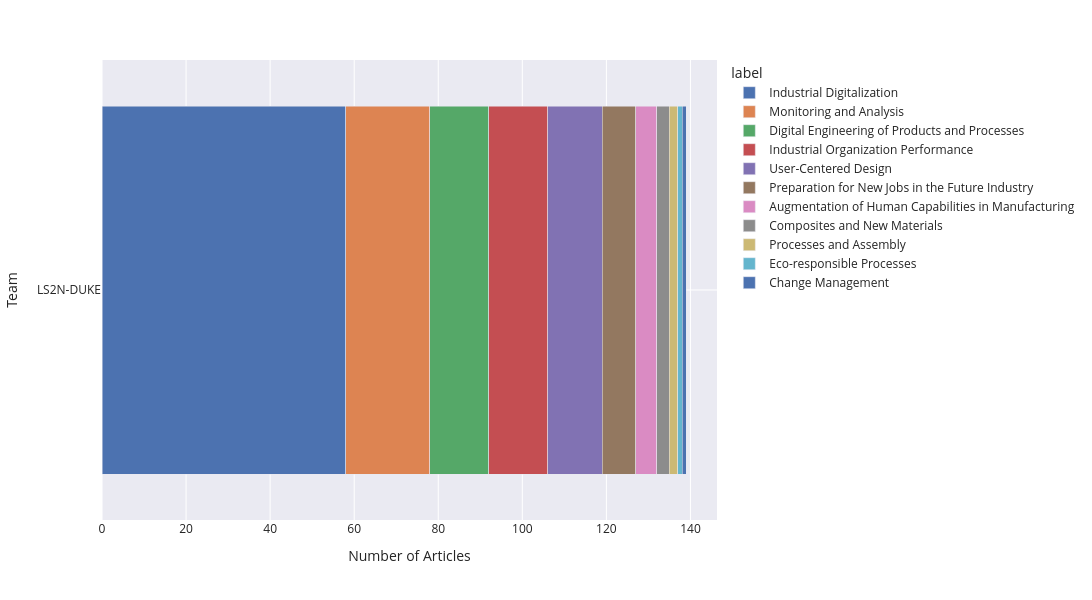

The notebook cell saved with this chart:
### Code cell
fig = px.bar(
    data_frame = teams_labels,
    x = "count",
    y = "team",
    color = "label",
    width = 1200,
    height = 600,
)
fig.update_layout(barmode='stack', yaxis={'categoryorder':'total ascending'})
fig.update_layout(xaxis_title = "Number of Articles", yaxis_title = "Team")
save_fig(fig, 'teams_by_sub_domain.svg')
show(fig)

### Figure 1 — Plotly figure (JSON) as saved in the notebook; plotly's stock layout.template omitted (floating-point values rounded to 4 significant figures)
{"data": [{"hovertemplate": "label=Industrial Digitalization<br>count=%{x}<br>team=%{y}<extra></extra>", "legendgroup": "Industrial Digitalization", "marker": {"color": "rgb(76,114,176)", "pattern": {"shape": ""}}, "name": "Industrial Digitalization", "orientation": "h", "showlegend": true, "textposition": "auto", "type": "bar", "x": [58], "xaxis": "x", "y": ["LS2N-DUKE"], "yaxis": "y"}, {"hovertemplate": "label=Monitoring and Analysis<br>count=%{x}<br>team=%{y}<extra></extra>", "legendgroup": "Monitoring and Analysis", "marker": {"color": "rgb(221,132,82)", "pattern": {"shape": ""}}, "name": "Monitoring and Analysis", "orientation": "h", "showlegend": true, "textposition": "auto", "type": "bar", "x": [20], "xaxis": "x", "y": ["LS2N-DUKE"], "yaxis": "y"}, {"hovertemplate": "label=Digital Engineering of Products and Processes<br>count=%{x}<br>team=%{y}<extra></extra>", "legendgroup": "Digital Engineering of Products and Processes", "marker": {"color": "rgb(85,168,104)", "pattern": {"shape": ""}}, "name": "Digital Engineering of Products and Processes", "orientation": "h", "showlegend": true, "textposition": "auto", "type": "bar", "x": [14], "xaxis": "x", "y": ["LS2N-DUKE"], "yaxis": "y"}, {"hovertemplate": "label=Industrial Organization Performance<br>count=%{x}<br>team=%{y}<extra></extra>", "legendgroup": "Industrial Organization Performance", "marker": {"color": "rgb(196,78,82)", "pattern": {"shape": ""}}, "name": "Industrial Organization Performance", "orientation": "h", "showlegend": true, "textposition": "auto", "type": "bar", "x": [14], "xaxis": "x", "y": ["LS2N-DUKE"], "yaxis": "y"}, {"hovertemplate": "label=User-Centered Design<br>count=%{x}<br>team=%{y}<extra></extra>", "legendgroup": "User-Centered Design", "marker": {"color": "rgb(129,114,179)", "pattern": {"shape": ""}}, "name": "User-Centered Design", "orientation": "h", "showlegend": true, "textposition": "auto", "type": "bar", "x": [13], "xaxis": "x", "y": ["LS2N-DUKE"], "yaxis": "y"}, {"hovertemplate": "label=Preparation for New Jobs in the Future Industry<br>count=%{x}<br>team=%{y}<extra></extra>", "legendgroup": "Preparation for New Jobs in the Future Industry", "marker": {"color": "rgb(147,120,96)", "pattern": {"shape": ""}}, "name": "Preparation for New Jobs in the Future Industry", "orientation": "h", "showlegend": true, "textposition": "auto", "type": "bar", "x": [8], "xaxis": "x", "y": ["LS2N-DUKE"], "yaxis": "y"}, {"hovertemplate": "label=Augmentation of Human Capabilities in Manufacturing<br>count=%{x}<br>team=%{y}<extra></extra>", "legendgroup": "Augmentation of Human Capabilities in Manufacturing", "marker": {"color": "rgb(218,139,195)", "pattern": {"shape": ""}}, "name": "Augmentation of Human Capabilities in Manufacturing", "orientation": "h", "showlegend": true, "textposition": "auto", "type": "bar", "x": [5], "xaxis": "x", "y": ["LS2N-DUKE"], "yaxis": "y"}, {"hovertemplate": "label=Composites and New Materials<br>count=%{x}<br>team=%{y}<extra></extra>", "legendgroup": "Composites and New Materials", "marker": {"color": "rgb(140,140,140)", "pattern": {"shape": ""}}, "name": "Composites and New Materials", "orientation": "h", "showlegend": true, "textposition": "auto", "type": "bar", "x": [3], "xaxis": "x", "y": ["LS2N-DUKE"], "yaxis": "y"}, {"hovertemplate": "label=Processes and Assembly<br>count=%{x}<br>team=%{y}<extra></extra>", "legendgroup": "Processes and Assembly", "marker": {"color": "rgb(204,185,116)", "pattern": {"shape": ""}}, "name": "Processes and Assembly", "orientation": "h", "showlegend": true, "textposition": "auto", "type": "bar", "x": [2], "xaxis": "x", "y": ["LS2N-DUKE"], "yaxis": "y"}, {"hovertemplate": "label=Eco-responsible Processes<br>count=%{x}<br>team=%{y}<extra></extra>", "legendgroup": "Eco-responsible Processes", "marker": {"color": "rgb(100,181,205)", "pattern": {"shape": ""}}, "name": "Eco-responsible Processes", "orientation": "h", "showlegend": true, "textposition": "auto", "type": "bar", "x": [1], "xaxis": "x", "y": ["LS2N-DUKE"], "yaxis": "y"}, {"hovertemplate": "label=Change Management<br>count=%{x}<br>team=%{y}<extra></extra>", "legendgroup": "Change Management", "marker": {"color": "rgb(76,114,176)", "pattern": {"shape": ""}}, "name": "Change Management", "orientation": "h", "showlegend": true, "textposition": "auto", "type": "bar", "x": [1], "xaxis": "x", "y": ["LS2N-DUKE"], "yaxis": "y"}], "layout": {"barmode": "stack", "font": {"size": 12}, "height": 600, "legend": {"title": {"text": "label"}, "tracegroupgap": 0}, "margin": {"t": 60}, "width": 1200, "xaxis": {"anchor": "y", "domain": [0, 1], "title": {"text": "Number of Articles"}}, "yaxis": {"anchor": "x", "categoryorder": "total ascending", "domain": [0, 1], "title": {"text": "Team"}}}}
